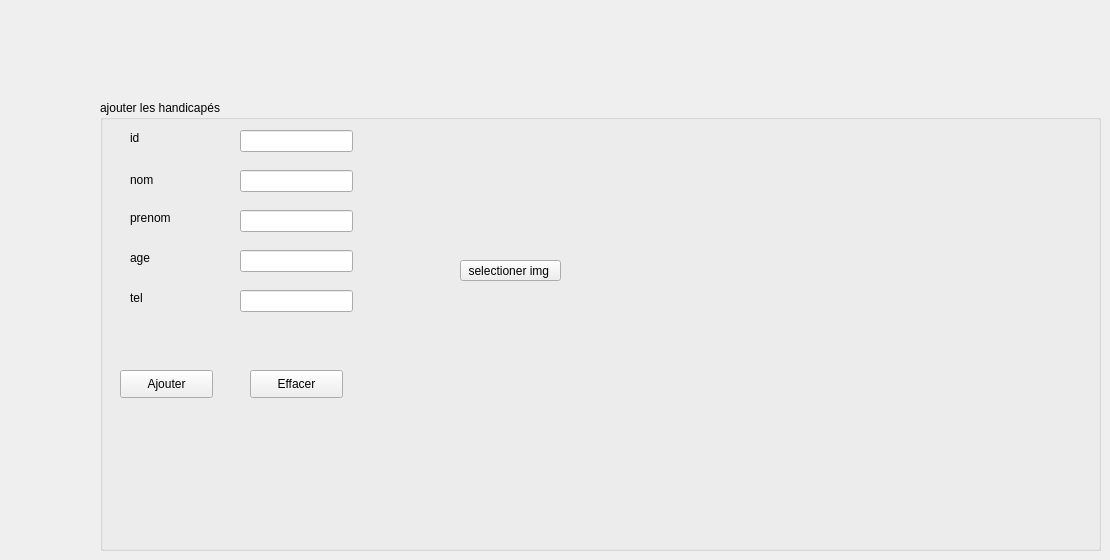
      <widget class="QWidget" name="page_12">
       <widget class="QGroupBox" name="groupBox_16">
        <property name="geometry">
         <rect>
          <x>100</x>
          <y>100</y>
          <width>1001</width>
          <height>451</height>
         </rect>
        </property>
        <property name="title">
         <string>ajouter les handicapés</string>
        </property>
        <widget class="QLabel" name="label_28">
         <property name="geometry">
          <rect>
           <x>30</x>
           <y>70</y>
           <width>56</width>
           <height>20</height>
          </rect>
         </property>
         <property name="text">
          <string>nom</string>
         </property>
        </widget>
        <widget class="QLabel" name="label_29">
         <property name="geometry">
          <rect>
           <x>30</x>
           <y>110</y>
           <width>56</width>
           <height>16</height>
          </rect>
         </property>
         <property name="text">
          <string>prenom</string>
         </property>
        </widget>
        <widget class="QLabel" name="label_30">
         <property name="geometry">
          <rect>
           <x>30</x>
           <y>190</y>
           <width>56</width>
           <height>16</height>
          </rect>
         </property>
         <property name="text">
          <string>tel</string>
         </property>
        </widget>
        <widget class="QLabel" name="label_31">
         <property name="geometry">
          <rect>
           <x>30</x>
           <y>150</y>
           <width>56</width>
           <height>16</height>
          </rect>
         </property>
         <property name="text">
          <string>age</string>
         </property>
        </widget>
        <widget class="QLineEdit" name="nom">
         <property name="geometry">
          <rect>
           <x>140</x>
           <y>70</y>
           <width>113</width>
           <height>22</height>
          </rect>
         </property>
        </widget>
        <widget class="QLineEdit" name="prenom">
         <property name="geometry">
          <rect>
           <x>140</x>
           <y>110</y>
           <width>113</width>
           <height>22</height>
          </rect>
         </property>
        </widget>
        <widget class="QLineEdit" name="age">
         <property name="geometry">
          <rect>
           <x>140</x>
           <y>150</y>
           <width>113</width>
           <height>22</height>
          </rect>
         </property>
        </widget>
        <widget class="QLineEdit" name="tel">
         <property name="geometry">
          <rect>
           <x>140</x>
           <y>190</y>
           <width>113</width>
           <height>22</height>
          </rect>
         </property>
        </widget>
        <widget class="QPushButton" name="pb_ajouter_1">
         <property name="geometry">
          <rect>
           <x>20</x>
           <y>270</y>
           <width>93</width>
           <height>28</height>
          </rect>
         </property>
         <property name="text">
          <string>Ajouter</string>
         </property>
        </widget>
        <widget class="QLabel" name="label_32">
         <property name="geometry">
          <rect>
           <x>30</x>
           <y>30</y>
           <width>56</width>
           <height>16</height>
          </rect>
         </property>
         <property name="text">
          <string>id</string>
         </property>
        </widget>
        <widget class="QLineEdit" name="id">
         <property name="geometry">
          <rect>
           <x>140</x>
           <y>30</y>
           <width>113</width>
           <height>22</height>
          </rect>
         </property>
        </widget>
        <widget class="QPushButton" name="pb_clear">
         <property name="geometry">
          <rect>
           <x>150</x>
           <y>270</y>
           <width>93</width>
           <height>28</height>
          </rect>
         </property>
         <property name="text">
          <string>Effacer</string>
         </property>
        </widget>
        <widget class="QPushButton" name="pb_img">
         <property name="geometry">
          <rect>
           <x>360</x>
           <y>160</y>
           <width>101</width>
           <height>21</height>
          </rect>
         </property>
         <property name="text">
          <string>selectioner img </string>
         </property>
        </widget>
        <widget class="QLabel" name="image">
         <property name="geometry">
          <rect>
           <x>330</x>
           <y>20</y>
           <width>121</width>
           <height>121</height>
          </rect>
         </property>
         <property name="text">
          <string/>
         </property>
        </widget>
        <widget class="QLabel" name="img_name">
         <property name="geometry">
          <rect>
           <x>330</x>
           <y>160</y>
           <width>16</width>
           <height>16</height>
          </rect>
         </property>
         <property name="text">
          <string/>
         </property>
        </widget>
       </widget>
      </widget>
